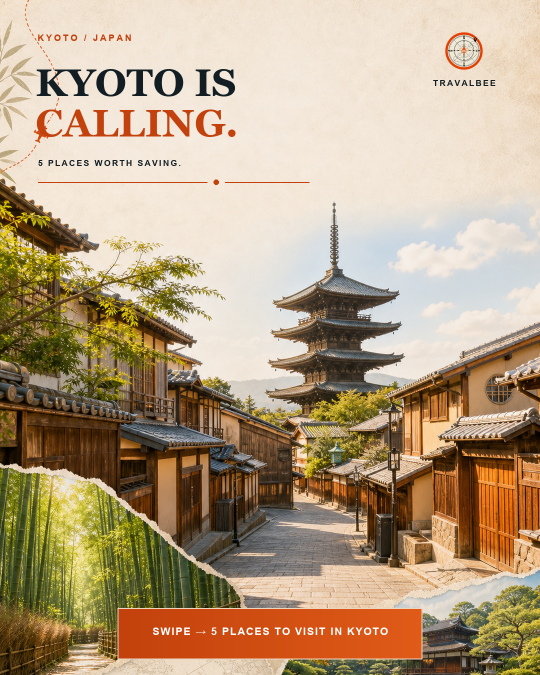
#> input picture output/social/travalbee-kyoto-carousel-slide-1.png, 1080 x 1350 px, given in place of codex-clipboard-94198b8b-b55e-4e2c-a577-50ff35dd78ad.png, which was not available (shown at 1/2 size)
$ python edit_travalbee_posts.py
#> lines starting #> are read from the running program, lines starting #| are printed output that depends on the picture; after the words box and inside, x2 and y2 are one past the last pixel; in counts of white or black regions, pixels touching at a corner belong together; pictures that were not available may be replaced by others from this repository, and a replacement may not be noted
from pathlib import Path

import numpy as np
from PIL import Image, ImageDraw, ImageFilter, ImageFont


IMAGE_1 = Path(r"C:/Users/User/AppData/Local/Temp/codex-clipboard-94198b8b-b55e-4e2c-a577-50ff35dd78ad.png")
IMAGE_2 = Path(r"C:/Users/User/AppData/Local/Temp/codex-clipboard-c2d6f58c-9f8f-4b82-b53c-7ba4e0dfa4ee.png")
OUT_DIR = Path(r"D:/travel-plannner-v2/output/social")
FONT_BOLD = Path(r"C:/Windows/Fonts/arialbd.ttf")


def orange_mask(img: Image.Image, min_y_ratio: float) -> np.ndarray:
    arr = np.asarray(img.convert("RGB"))
    r = arr[:, :, 0].astype(np.int16)
    g = arr[:, :, 1].astype(np.int16)
    b = arr[:, :, 2].astype(np.int16)
    mask = (r > 135) & (g > 35) & (g < 115) & (b < 85) & ((r - g) > 55) & ((r - b) > 80)
    mask[: int(img.height * min_y_ratio), :] = False
    return mask


def largest_component_bbox(mask: np.ndarray) -> tuple[int, int, int, int]:
    h, w = mask.shape
    seen = np.zeros_like(mask, dtype=bool)
    best_area = 0
    best_bbox = None

    ys, xs = np.nonzero(mask)
    for start_y, start_x in zip(ys, xs):
        if seen[start_y, start_x] or not mask[start_y, start_x]:
            continue

        stack = [(int(start_y), int(start_x))]
        seen[start_y, start_x] = True
        area = 0
        min_x = max_x = int(start_x)
        min_y = max_y = int(start_y)

        while stack:
            y, x = stack.pop()
            area += 1
            min_x = min(min_x, x)
            max_x = max(max_x, x)
            min_y = min(min_y, y)
            max_y = max(max_y, y)

            for ny, nx in ((y - 1, x), (y + 1, x), (y, x - 1), (y, x + 1)):
                if 0 <= ny < h and 0 <= nx < w and not seen[ny, nx] and mask[ny, nx]:
                    seen[ny, nx] = True
                    stack.append((ny, nx))

        if area > best_area:
            best_area = area
            best_bbox = (min_x, min_y, max_x + 1, max_y + 1)

    if best_bbox is None:
        raise RuntimeError("No orange CTA component found")

    return best_bbox


def draw_centered_tracking(
    draw: ImageDraw.ImageDraw,
    text: str,
    box: tuple[int, int, int, int],
    font_path: Path,
    fill: tuple[int, int, int],
    max_size: int,
    min_size: int,
    tracking_ratio: float = 0.18,
) -> None:
    x1, y1, x2, y2 = box
    max_width = (x2 - x1) * 0.84
    max_height = (y2 - y1) * 0.56

    chosen = None
    for size in range(max_size, min_size - 1, -1):
        font = ImageFont.truetype(str(font_path), size=size)
        tracking = max(1, round(size * tracking_ratio))
        width = 0
        height = 0
        for ch in text:
            bbox = draw.textbbox((0, 0), ch, font=font)
            width += bbox[2] - bbox[0]
            height = max(height, bbox[3] - bbox[1])
        width += tracking * (len(text) - 1)
        if width <= max_width and height <= max_height:
            chosen = (font, tracking, width, height)
            break

    if chosen is None:
        font = ImageFont.truetype(str(font_path), size=min_size)
        tracking = max(1, round(min_size * tracking_ratio))
        width = sum(draw.textbbox((0, 0), ch, font=font)[2] for ch in text) + tracking * (len(text) - 1)
        height = draw.textbbox((0, 0), text, font=font)[3]
        chosen = (font, tracking, width, height)

    font, tracking, width, height = chosen
    start_x = x1 + ((x2 - x1) - width) / 2
    baseline_box = draw.textbbox((0, 0), text, font=font)
    start_y = y1 + ((y2 - y1) - (baseline_box[3] - baseline_box[1])) / 2 - baseline_box[1]

    cursor = start_x
    for ch in text:
        draw.text((cursor, start_y), ch, font=font, fill=fill)
        cb = draw.textbbox((0, 0), ch, font=font)
        cursor += (cb[2] - cb[0]) + tracking


def repaint_button_text(img: Image.Image, text: str, min_y_ratio: float, max_size: int) -> Image.Image:
    out = img.convert("RGB").copy()
    draw = ImageDraw.Draw(out)
    button = largest_component_bbox(orange_mask(out, min_y_ratio))

    # Repaint the inner button surface only, preserving the border, radius, and shadows.
    x1, y1, x2, y2 = button
    pad_x = int((x2 - x1) * 0.055)
    pad_y = int((y2 - y1) * 0.17)
    inner = (x1 + pad_x, y1 + pad_y, x2 - pad_x, y2 - pad_y)

    left_sample = out.crop((x1 + pad_x, y1 + pad_y, x1 + pad_x + 2, y2 - pad_y)).resize((1, 1))
    right_sample = out.crop((x2 - pad_x - 2, y1 + pad_y, x2 - pad_x, y2 - pad_y)).resize((1, 1))
    left = left_sample.getpixel((0, 0))
    right = right_sample.getpixel((0, 0))

    ix1, iy1, ix2, iy2 = inner
    gradient = Image.new("RGB", (ix2 - ix1, iy2 - iy1))
    grad_draw = ImageDraw.Draw(gradient)
    for x in range(gradient.width):
        t = x / max(1, gradient.width - 1)
        color = tuple(round(left[i] * (1 - t) + right[i] * t) for i in range(3))
        grad_draw.line([(x, 0), (x, gradient.height)], fill=color)
    out.paste(gradient, (ix1, iy1))

    draw_centered_tracking(
        draw,
        text,
        inner,
        FONT_BOLD,
        (255, 255, 255),
        max_size=max_size,
        min_size=max(20, int(max_size * 0.58)),
    )
    return out


def fit_on_canvas(img: Image.Image, size: tuple[int, int]) -> Image.Image:
    target_w, target_h = size
    cover_scale = max(target_w / img.width, target_h / img.height)
    cover = img.resize((round(img.width * cover_scale), round(img.height * cover_scale)), Image.Resampling.LANCZOS)
    left = (cover.width - target_w) // 2
    top = (cover.height - target_h) // 2
    background = cover.crop((left, top, left + target_w, top + target_h)).filter(ImageFilter.GaussianBlur(32))
    overlay = Image.new("RGB", size, (246, 232, 206))
    background = Image.blend(background, overlay, 0.45)

    contain_scale = min(target_w / img.width, target_h / img.height)
    contained = img.resize((round(img.width * contain_scale), round(img.height * contain_scale)), Image.Resampling.LANCZOS)
    x = (target_w - contained.width) // 2
    y = (target_h - contained.height) // 2
    background.paste(contained, (x, y))
    return background


def main() -> None:
    OUT_DIR.mkdir(parents=True, exist_ok=True)
    img1 = Image.open(IMAGE_1)
#> img1 is the input picture: PIL image 1080x1350 RGB; mean R, G, B 181.3, 159.8, 130.9
    img2 = Image.open(IMAGE_2)
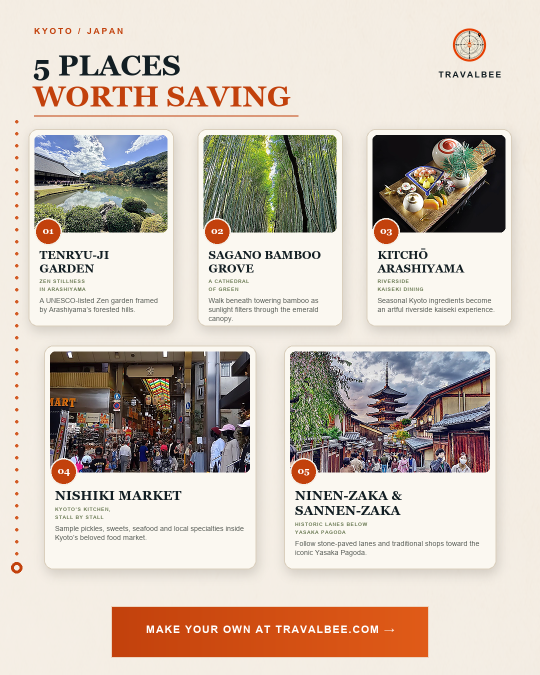
#> input picture output/social/travalbee-kyoto-carousel-slide-2.png, 1080 x 1350 px, given in place of codex-clipboard-c2d6f58c-9f8f-4b82-b53c-7ba4e0dfa4ee.png, which was not available (shown at 1/2 size)
#> img2 is the input picture: PIL image 1080x1350 RGB; mean R, G, B 205.4, 193.8, 182.6

    out1 = repaint_button_text(img1, "NEXT SLIDE: PLACES TO VISIT ->", min_y_ratio=0.82, max_size=35)
#> in orange_mask, `b = arr[:, :, 2].astype(np.int16)`:
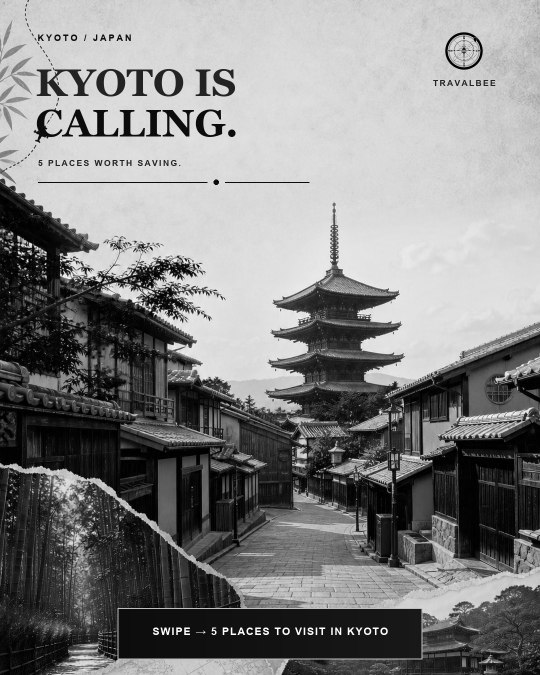
#> b: shape (1350, 1080) int16 (shown at 1/2 size); min 0, max 255, mean 130.9
#> in orange_mask, `mask = (r > 135) & (g > 35) & (g < 115) & (b < 85) & ((r - g) > 55) & ..`: mask: shape (1350, 1080) bool; 5.9% white; 861 white regions (736 under 20 px), largest, box (x1, y1, x2, y2) and area: (237, 1218, 843, 1317) 56984, (958, 970, 1030, 1125) 2140, (124, 219, 237, 273) 2021
#> in orange_mask, `mask[: int(img.height * min_y_ratio), :] = False`:
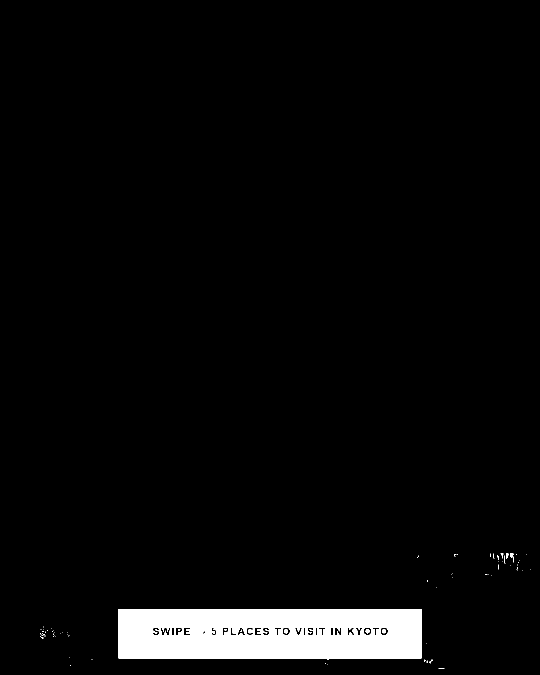
#> mask: shape (1350, 1080) bool (shown at 1/2 size); 3.9% white; 84 white regions (77 under 20 px), largest, box (x1, y1, x2, y2) and area: (237, 1218, 843, 1317) 56984, (1020, 1107, 1027, 1125) 59, (568, 1258, 576, 1267) 56
#> in largest_component_bbox, `h, w = mask.shape`: h = 1350; w = 1080
#> the loop in largest_component_bbox, `for start_y, start_x in zip(ys, xs):` made 57548 passes
#> (best_area, best_bbox) on pass 239: (56984, (237, 1218, 843, 1317))
#> (start_y, start_x) on passes 5, 6, 7, 8, 10, 11: (1107, 1003), (1107, 1004), (1107, 1005), (1107, 1006), (1107, 1013), (1107, 1014)
#> after the loop in largest_component_bbox, `for start_y, start_x in zip(ys, xs):`: best_area = 56984
#> in repaint_button_text, `button = largest_component_bbox(orange_mask(out, min_y_ratio))`: button = (237, 1218, 843, 1317)
#> in repaint_button_text, `x1, y1, x2, y2 = button`: x1 = 237; y1 = 1218; x2 = 843; y2 = 1317
#> in repaint_button_text, `pad_x = int((x2 - x1) * 0.055)`: pad_x = 33
#> in repaint_button_text, `pad_y = int((y2 - y1) * 0.17)`: pad_y = 16
#> in repaint_button_text, `inner = (x1 + pad_x, y1 + pad_y, x2 - pad_x, y2 - pad_y)`: inner = (270, 1234, 810, 1301)
#> in repaint_button_text, `left = left_sample.getpixel((0, 0))`: left = (196, 67, 13)
#> in repaint_button_text, `right = right_sample.getpixel((0, 0))`: right = (222, 90, 23)
#> in repaint_button_text, `ix1, iy1, ix2, iy2 = inner`: ix1 = 270; iy1 = 1234; ix2 = 810; iy2 = 1301
#> in repaint_button_text, `gradient = Image.new("RGB", (ix2 - ix1, iy2 - iy1))`: gradient: PIL image 540x67 RGB; every value is 0
#> the loop in repaint_button_text, `for x in range(gradient.width):` made 540 passes
#> in repaint_button_text, `out.paste(gradient, (ix1, iy1))`:
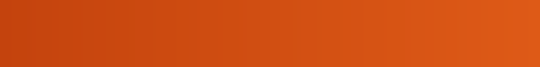
#> gradient: PIL image 540x67 RGB; mean R, G, B 209, 78.5, 18
#> in draw_centered_tracking, `x1, y1, x2, y2 = box`: x1 = 270; y1 = 1234; x2 = 810; y2 = 1301
#> in draw_centered_tracking, `max_width = (x2 - x1) * 0.84`: max_width = 453.6
#> in draw_centered_tracking, `max_height = (y2 - y1) * 0.56`: max_height = 37.52
#> in draw_centered_tracking, `start_x = x1 + ((x2 - x1) - width) / 2`: start_x = 313.5
#> in draw_centered_tracking, `start_y = y1 + ((y2 - y1) - (baseline_box[3] - baseline_box[1])) / 2 -..`: start_y = 1256
#> in draw_centered_tracking, `cursor = start_x`: cursor = 313.5
#> the loop in draw_centered_tracking, `for ch in text:` made 30 passes
#> cursor on passes 1 to 12: 332.5, 349.5, 367.5, 385.5, 395.5, 412.5, 428.5, 438.5, 457.5, 474.5, 485.5, 495.5
#> after the loop in draw_centered_tracking, `for ch in text:`: cursor = 770.5

    img2_text = repaint_button_text(img2, "VISIT TRAVALBEE.COM ->", min_y_ratio=0.90, max_size=43)
#> call 2 of repaint_button_text, with text = 'VISIT TRAVALBEE.COM ->', min_y_ratio = 0.9, max_size = 43
#> call 2 of orange_mask, with min_y_ratio = 0.9
#> in orange_mask (call 2), `mask = (r > 135) & (g > 35) & (g < 115) & (b < 85) & ((r - g) > 55) & ..`: mask: shape (1350, 1080) bool; 5.7% white; 727 white regions (635 under 20 px), largest, box (x1, y1, x2, y2) and area: (224, 1214, 856, 1314) 59701, (72, 439, 121, 488) 1742, (410, 439, 459, 488) 1719
#> in orange_mask (call 2), `mask[: int(img.height * min_y_ratio), :] = False`:
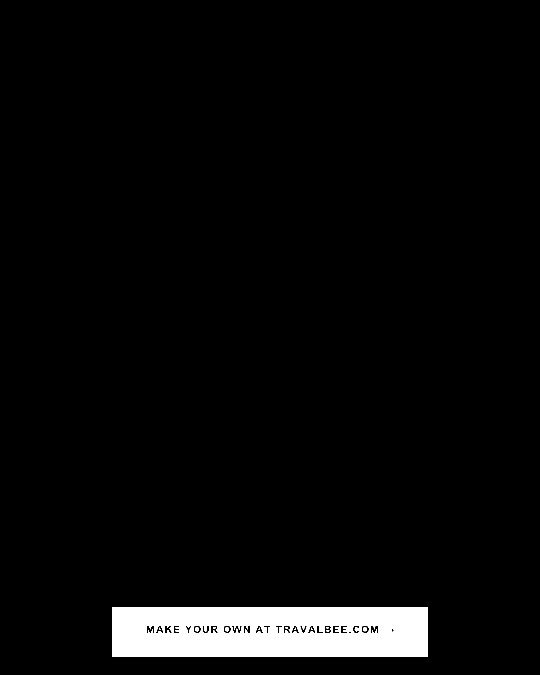
#> mask: shape (1350, 1080) bool (shown at 1/2 size); 4.1% white; 12 white regions (8 under 20 px), largest, box (x1, y1, x2, y2) and area: (224, 1215, 856, 1314) 59069, (390, 1254, 398, 1263) 56, (450, 1254, 458, 1263) 56, (726, 1254, 734, 1263) 54
#> the loop in largest_component_bbox (call 2), `for start_y, start_x in zip(ys, xs):` made 59331 passes
#> (best_area, best_bbox) on pass 1: (59069, (224, 1215, 856, 1314))
#> in repaint_button_text (call 2), `button = largest_component_bbox(orange_mask(out, min_y_ratio))`: button = (224, 1215, 856, 1314)
#> in repaint_button_text (call 2), `x1, y1, x2, y2 = button`: x1 = 224; y1 = 1215; x2 = 856; y2 = 1314
#> in repaint_button_text (call 2), `pad_x = int((x2 - x1) * 0.055)`: pad_x = 34
#> in repaint_button_text (call 2), `inner = (x1 + pad_x, y1 + pad_y, x2 - pad_x, y2 - pad_y)`: inner = (258, 1231, 822, 1298)
#> in repaint_button_text (call 2), `ix1, iy1, ix2, iy2 = inner`: ix1 = 258; iy1 = 1231; ix2 = 822; iy2 = 1298
#> in repaint_button_text (call 2), `gradient = Image.new("RGB", (ix2 - ix1, iy2 - iy1))`: gradient: PIL image 564x67 RGB; every value is 0
#> the loop in repaint_button_text (call 2), `for x in range(gradient.width):` made 564 passes
#> in repaint_button_text (call 2), `out.paste(gradient, (ix1, iy1))`:
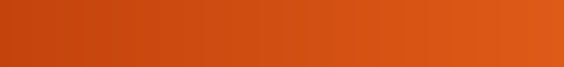
#> gradient: PIL image 564x67 RGB; mean R, G, B 209, 78.5, 18
#> the loop in draw_centered_tracking (call 2), `for ch in text:` made 22 passes
#> cursor on passes 1 to 12: 329.5, 342.5, 365.5, 378.5, 402.5, 416.5, 440.5, 464.5, 488.5, 512.5, 536.5, 557.5
    out2 = fit_on_canvas(img2_text, out1.size)
#> in fit_on_canvas, `background = Image.blend(background, overlay, 0.45)`:
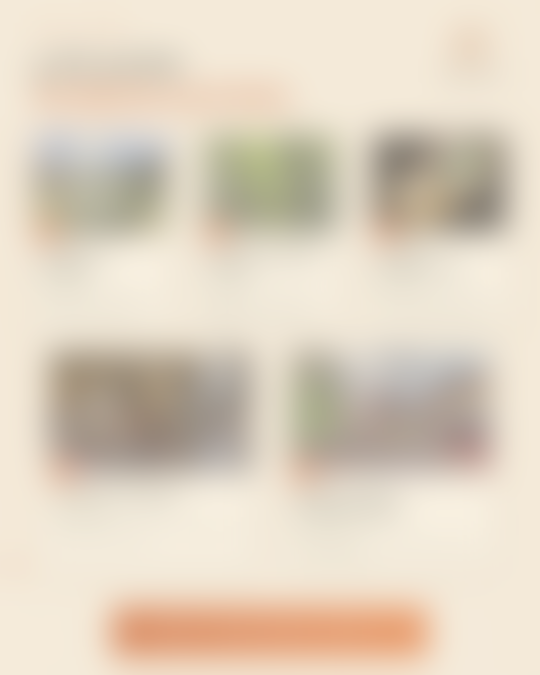
#> background: PIL image 1080x1350 RGB (shown at 1/2 size); mean R, G, B 223.2, 210.6, 192.7

    out1_path = OUT_DIR / "travalbee-carousel-slide-1-edited.png"
    out2_path = OUT_DIR / "travalbee-carousel-slide-2-edited.png"
    out1.save(out1_path, "PNG")
    out2.save(out2_path, "PNG")
    print(out1_path)
    print(out2_path)
    print(f"{out1.size[0]}x{out1.size[1]}")
#| 1080x1350
    print(f"{out2.size[0]}x{out2.size[1]}")
#| 1080x1350


if __name__ == "__main__":
    main()
